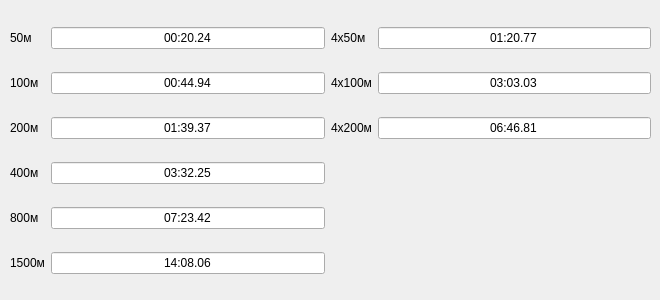
         <widget class="QWidget" name="tab_5">
          <attribute name="title">
           <string>Чоловіки</string>
          </attribute>
          <widget class="QWidget" name="layoutWidget">
           <property name="geometry">
            <rect>
             <x>10</x>
             <y>10</y>
             <width>641</width>
             <height>281</height>
            </rect>
           </property>
           <layout class="QGridLayout" name="gridLayout">
            <item row="0" column="0">
             <widget class="QLabel" name="label">
              <property name="text">
               <string>50м</string>
              </property>
             </widget>
            </item>
            <item row="0" column="1">
             <widget class="QLineEdit" name="lineEdit_25m_freestyle_men50">
              <property name="text">
               <string>00:20.24</string>
              </property>
              <property name="alignment">
               <set>Qt::AlignCenter</set>
              </property>
             </widget>
            </item>
            <item row="0" column="2">
             <widget class="QLabel" name="label_7">
              <property name="text">
               <string>4х50м</string>
              </property>
             </widget>
            </item>
            <item row="0" column="3">
             <widget class="QLineEdit" name="lineEdit_25m_freestyle_men4x50">
              <property name="text">
               <string>01:20.77</string>
              </property>
              <property name="alignment">
               <set>Qt::AlignCenter</set>
              </property>
             </widget>
            </item>
            <item row="1" column="0">
             <widget class="QLabel" name="label_2">
              <property name="text">
               <string>100м</string>
              </property>
             </widget>
            </item>
            <item row="1" column="1">
             <widget class="QLineEdit" name="lineEdit_25m_freestyle_men100">
              <property name="text">
               <string>00:44.94</string>
              </property>
              <property name="alignment">
               <set>Qt::AlignCenter</set>
              </property>
             </widget>
            </item>
            <item row="1" column="2">
             <widget class="QLabel" name="label_8">
              <property name="text">
               <string>4х100м</string>
              </property>
             </widget>
            </item>
            <item row="1" column="3">
             <widget class="QLineEdit" name="lineEdit_25m_freestyle_men4x100">
              <property name="text">
               <string>03:03.03</string>
              </property>
              <property name="alignment">
               <set>Qt::AlignCenter</set>
              </property>
             </widget>
            </item>
            <item row="2" column="0">
             <widget class="QLabel" name="label_3">
              <property name="text">
               <string>200м</string>
              </property>
             </widget>
            </item>
            <item row="2" column="1">
             <widget class="QLineEdit" name="lineEdit_25m_freestyle_men200">
              <property name="text">
               <string>01:39.37</string>
              </property>
              <property name="alignment">
               <set>Qt::AlignCenter</set>
              </property>
             </widget>
            </item>
            <item row="2" column="2">
             <widget class="QLabel" name="label_9">
              <property name="text">
               <string>4х200м</string>
              </property>
             </widget>
            </item>
            <item row="2" column="3">
             <widget class="QLineEdit" name="lineEdit_25m_freestyle_men4x200">
              <property name="text">
               <string>06:46.81</string>
              </property>
              <property name="alignment">
               <set>Qt::AlignCenter</set>
              </property>
             </widget>
            </item>
            <item row="3" column="0">
             <widget class="QLabel" name="label_4">
              <property name="text">
               <string>400м</string>
              </property>
             </widget>
            </item>
            <item row="3" column="1">
             <widget class="QLineEdit" name="lineEdit_25m_freestyle_men400">
              <property name="text">
               <string>03:32.25</string>
              </property>
              <property name="alignment">
               <set>Qt::AlignCenter</set>
              </property>
             </widget>
            </item>
            <item row="4" column="0">
             <widget class="QLabel" name="label_5">
              <property name="text">
               <string>800м</string>
              </property>
             </widget>
            </item>
            <item row="4" column="1">
             <widget class="QLineEdit" name="lineEdit_25m_freestyle_men800">
              <property name="text">
               <string>07:23.42</string>
              </property>
              <property name="alignment">
               <set>Qt::AlignCenter</set>
              </property>
             </widget>
            </item>
            <item row="5" column="0">
             <widget class="QLabel" name="label_6">
              <property name="text">
               <string>1500м</string>
              </property>
             </widget>
            </item>
            <item row="5" column="1">
             <widget class="QLineEdit" name="lineEdit_25m_freestyle_men1500">
              <property name="text">
               <string>14:08.06</string>
              </property>
              <property name="alignment">
               <set>Qt::AlignCenter</set>
              </property>
             </widget>
            </item>
           </layout>
          </widget>
         </widget>
